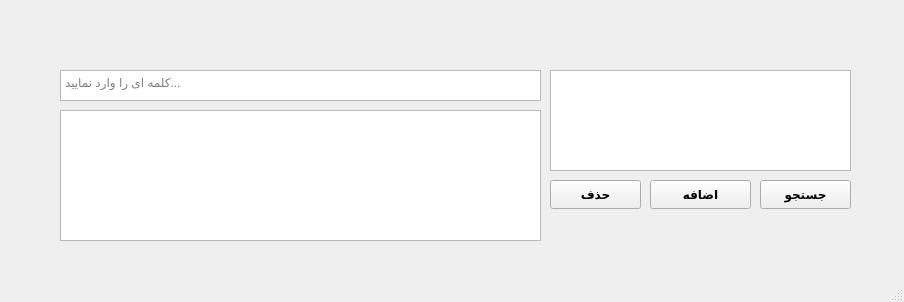
<?xml version="1.0" encoding="UTF-8"?>
<ui version="4.0">
 <class>MainWindow</class>
 <widget class="QMainWindow" name="MainWindow">
  <property name="geometry">
   <rect>
    <x>0</x>
    <y>0</y>
    <width>904</width>
    <height>302</height>
   </rect>
  </property>
  <property name="windowTitle">
   <string>MainWindow</string>
  </property>
  <widget class="QWidget" name="centralwidget">
   <widget class="QPushButton" name="delButton">
    <property name="geometry">
     <rect>
      <x>550</x>
      <y>180</y>
      <width>91</width>
      <height>29</height>
     </rect>
    </property>
    <property name="font">
     <font>
      <family>B Titr</family>
      <bold>true</bold>
     </font>
    </property>
    <property name="text">
     <string>حذف</string>
    </property>
   </widget>
   <widget class="QPushButton" name="addButton">
    <property name="geometry">
     <rect>
      <x>650</x>
      <y>180</y>
      <width>101</width>
      <height>29</height>
     </rect>
    </property>
    <property name="font">
     <font>
      <family>B Titr</family>
      <bold>true</bold>
     </font>
    </property>
    <property name="text">
     <string>اضافه</string>
    </property>
   </widget>
   <widget class="QTextBrowser" name="meaningBox">
    <property name="geometry">
     <rect>
      <x>550</x>
      <y>70</y>
      <width>301</width>
      <height>101</height>
     </rect>
    </property>
    <property name="font">
     <font>
      <family>Book Antiqua</family>
      <pointsize>10</pointsize>
     </font>
    </property>
    <property name="html">
     <string>&lt;!DOCTYPE HTML PUBLIC &quot;-//W3C//DTD HTML 4.0//EN&quot; &quot;http://www.w3.org/TR/REC-html40/strict.dtd&quot;&gt;
&lt;html&gt;&lt;head&gt;&lt;meta name=&quot;qrichtext&quot; content=&quot;1&quot; /&gt;&lt;meta charset=&quot;utf-8&quot; /&gt;&lt;style type=&quot;text/css&quot;&gt;
p, li { white-space: pre-wrap; }
hr { height: 1px; border-width: 0; }
li.unchecked::marker { content: &quot;\2610&quot;; }
li.checked::marker { content: &quot;\2612&quot;; }
&lt;/style&gt;&lt;/head&gt;&lt;body style=&quot; font-family:'Book Antiqua'; font-size:10pt; font-weight:400; font-style:normal;&quot;&gt;
&lt;p style=&quot;-qt-paragraph-type:empty; margin-top:0px; margin-bottom:0px; margin-left:0px; margin-right:0px; -qt-block-indent:0; text-indent:0px;&quot;&gt;&lt;br /&gt;&lt;/p&gt;&lt;/body&gt;&lt;/html&gt;</string>
    </property>
    <property name="placeholderText">
     <string/>
    </property>
   </widget>
   <widget class="QPushButton" name="findButton">
    <property name="geometry">
     <rect>
      <x>760</x>
      <y>180</y>
      <width>91</width>
      <height>29</height>
     </rect>
    </property>
    <property name="font">
     <font>
      <family>B Titr</family>
      <bold>true</bold>
     </font>
    </property>
    <property name="text">
     <string>جستجو</string>
    </property>
   </widget>
   <widget class="QLabel" name="guideLabel">
    <property name="geometry">
     <rect>
      <x>60</x>
      <y>50</y>
      <width>481</width>
      <height>20</height>
     </rect>
    </property>
    <property name="font">
     <font>
      <family>B Kamran</family>
      <pointsize>12</pointsize>
      <bold>true</bold>
     </font>
    </property>
    <property name="text">
     <string/>
    </property>
   </widget>
   <widget class="QTextEdit" name="textEdit">
    <property name="geometry">
     <rect>
      <x>60</x>
      <y>70</y>
      <width>481</width>
      <height>31</height>
     </rect>
    </property>
    <property name="sizePolicy">
     <sizepolicy hsizetype="Ignored" vsizetype="Ignored">
      <horstretch>0</horstretch>
      <verstretch>0</verstretch>
     </sizepolicy>
    </property>
    <property name="whatsThis">
     <string/>
    </property>
    <property name="autoFillBackground">
     <bool>true</bool>
    </property>
    <property name="placeholderText">
     <string>کلمه ای را وارد نمایید...</string>
    </property>
   </widget>
   <widget class="QLabel" name="loadLabel">
    <property name="geometry">
     <rect>
      <x>670</x>
      <y>220</y>
      <width>63</width>
      <height>51</height>
     </rect>
    </property>
    <property name="text">
     <string/>
    </property>
   </widget>
   <widget class="QListWidget" name="suggestBox">
    <property name="geometry">
     <rect>
      <x>60</x>
      <y>110</y>
      <width>481</width>
      <height>131</height>
     </rect>
    </property>
   </widget>
  </widget>
  <widget class="QMenuBar" name="menubar">
   <property name="geometry">
    <rect>
     <x>0</x>
     <y>0</y>
     <width>904</width>
     <height>25</height>
    </rect>
   </property>
  </widget>
  <widget class="QStatusBar" name="statusbar"/>
 </widget>
 <resources/>
 <connections/>
</ui>
